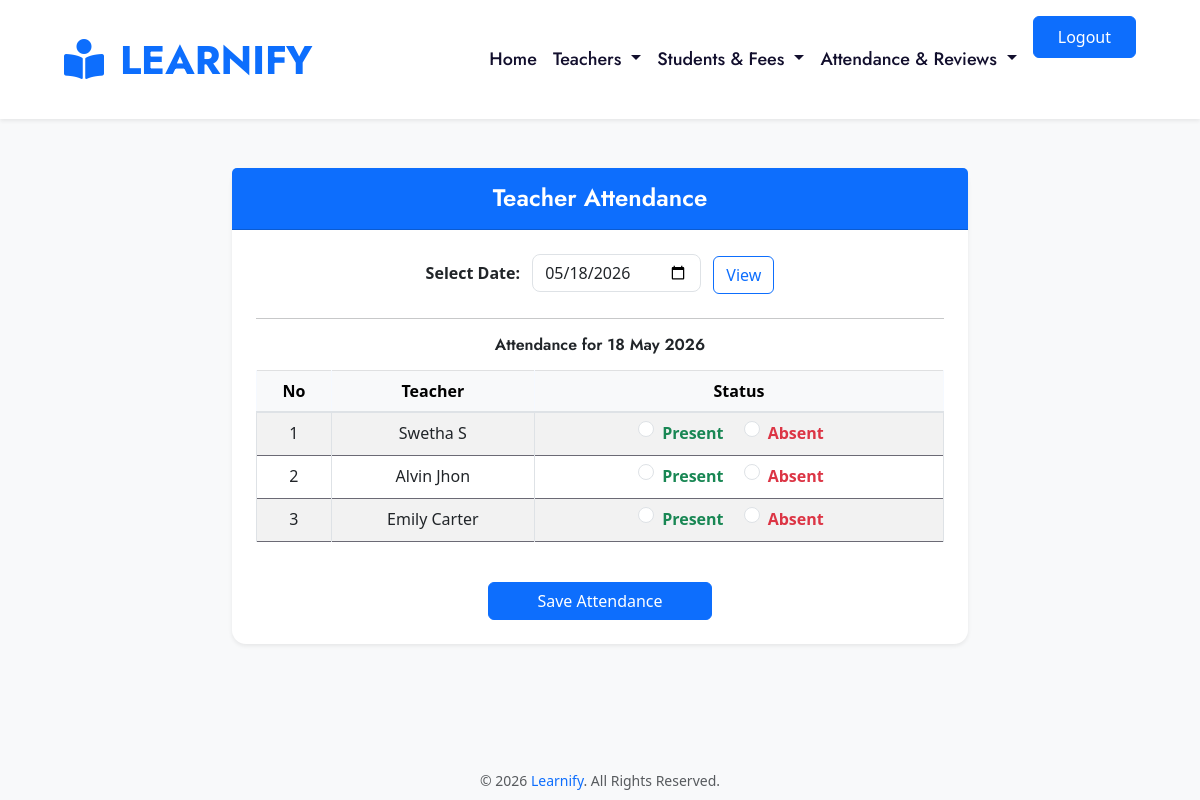
Screenshot of /mark_teacher_attendance with the database file from the repository.
### Teacher/models.py (models this page shows)
class Teacher_Reg(models.Model):
    user = models.OneToOneField(User, on_delete=models.CASCADE)
    gender=models.CharField(max_length=100,default='null')
    qualification = models.CharField(max_length=100)
    experience = models.CharField(max_length=50)
    phone=models.CharField(max_length=10,default='null')
    subjects = models.ManyToManyField(Subject)
    profile_picture = models.ImageField(upload_to='teacher_profiles/',null=True,blank=True)
    certificates=models.FileField(upload_to='certificates/',null=True,blank=True)
    id_card=models.FileField(upload_to='proof',default='null')
    status=models.CharField(max_length=100,default='pending')

### SiteAdmin/views.py (the view, shortened to what this page needs)
# urls.py: path('mark_teacher_attendance',views.mark_teacher_attendance,name='mark_teacher_attendance'),
def mark_teacher_attendance(request):
    teachers = Teacher_Reg.objects.filter(status='approved')
    selected_date = request.GET.get('date')
    if selected_date:
        selected_date = date.fromisoformat(selected_date)
    else:
        selected_date = date.today()
    attendance_qs = TeacherAttendance.objects.filter(date=selected_date)
    attendance_dict = {
        att.teacher_id: att.status
        for att in attendance_qs
    }
    for teacher in teachers:
        teacher.today_status = attendance_dict.get(teacher.id)
    return render(request, 'admin/mark_teacher_attendance.html', {
        'teachers': teachers,
        'selected_date': selected_date
    })

### template/admin/mark_teacher_attendance.html (shortened to what this page needs)
{% extends 'admin/page.html' %}
{% block content %}
<div class="container py-2 mb-5">
    <div class="row justify-content-center">
        <div class="col-lg-8 col-md-10 col-sm-12">
            <div class="card shadow-sm border-0">
                <div class="card-header bg-primary text-white text-center py-3">
                    <h4 class="fw-semibold mb-0">
                        Teacher Attendance
                    </h4>
                </div>
                <div class="card-body p-4">
                    <form method="get" class="text-center mb-4">
                        <label class="fw-semibold me-2">Select Date:</label>
                        <input type="date"
                               name="date"
                               value="{{ selected_date|date:'Y-m-d' }}"
                               class="form-control d-inline-block w-auto">
                        <button type="submit"
                                class="btn btn-outline-primary ms-2">
                            View
                        </button>
                    </form>
                    <hr>
                    <form method="post">
                        <h6 class="text-center fw-semibold mb-3">
                            Attendance for {{ selected_date|date:"d M Y" }}
                        </h6>
                        <div class="table-responsive">
                            <table class="table table-bordered table-striped text-center align-middle">
                                <thead class="table-light">
                                    <tr>
                                        <th>No</th>
                                        <th>Teacher</th>
                                        <th>Status</th>
                                    </tr>
                                </thead>
                                <tbody>
                                    {% for teacher in teachers %}
                                    <tr>
                                        <td>{{ forloop.counter }}</td>
                                        <td>
                                            {{ teacher.user.first_name }}
                                            {{ teacher.user.last_name }}
                                        </td>
                                        <td>
                                            <div class="form-check form-check-inline">
                                                <input class="form-check-input"
                                                       type="radio"
                                                       name="status_{{ teacher.id }}"
                                                       value="present"
                                                       {% if teacher.today_status == 'present' %}checked{% endif %}>
                                                <label class="form-check-label text-success fw-semibold">
                                                    Present
                                                </label>
                                            </div>
                                            <div class="form-check form-check-inline">
                                                <input class="form-check-input"
                                                       type="radio"
                                                       name="status_{{ teacher.id }}"
                                                       value="absent"
                                                       {% if teacher.today_status == 'absent' %}checked{% endif %}>
                                                <label class="form-check-label text-danger fw-semibold">
                                                    Absent
                                                </label>
                                            </div>
                                        </td>
                                    </tr>
                                    {% endfor %}
                                </tbody>
                            </table>
                        </div>
                        <div class="text-center mt-4">
                            <button type="submit"
                                    class="btn btn-primary px-5">
                                Save Attendance
                            </button>
                        </div>
                    </form>
                </div>
            </div>
        </div>
    </div>
</div>
{% endblock %}

### template/admin/mark_teacher_attendance.html (style rules this page uses)
body { background-color: #f8f9fa; }
.card { border-radius: 14px; background-color: #ffffff; }
.form-control { border-radius: 8px; }

### rows the page displays
Teacher_Reg: user.first_name "Swetha", user.last_name "S"
Teacher_Reg: user.first_name "Alvin", user.last_name "Jhon"
Teacher_Reg: user.first_name "Emily", user.last_name "Carter"

### other values shown
{{ selected_date|date:"d M Y" }} "18 May 2026"
